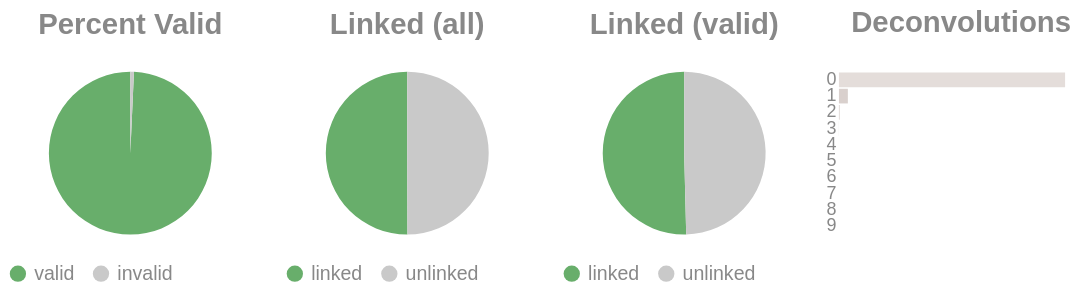

Notebook cell for this chart:
### Code cell
if SKIPLR:
    pass
else:
    clash = Counter()
    for i in valids['molecule'].to_list():
        _mol = i.split("-")
        if len(_mol) == 1:
            clash.update('0')
        else:
            clash.update(_mol[-1])

    _d = {"deconvolutions": [], 'count': []}
    for k,v in clash.items():
        _d['deconvolutions'].append(k)
        _d['count'].append(v)

    tot_valid = valids['reads'].sum()
    mask = valids['reads'] >= 2
    n_linked_reads = valids.filter(mask)['reads'].sum()
    if n_linked_reads == 0:
        print_html("No linked molecules (>=2 reads) were detected; skipping linked-only distributions.")
        SKIPLR = True
    else:
        perc_valid = round(tot_valid / n_reads, 4)
        linked_perc_abs = round(n_linked_reads / n_reads, 4)
        linked_perc = round(n_linked_reads / tot_valid, 4)

    _valid = pl.DataFrame({"valids": ['valid', 'invalid'], "count": [tot_valid, n_reads - tot_valid]})
    _linked_abs = pl.DataFrame({"linked (absolute)": ['linked', 'unlinked'], "count": [n_linked_reads, n_reads - n_linked_reads]})
    _linked_rel = pl.DataFrame({"linked (valids)": ['linked', 'unlinked'], "count": [n_linked_reads, tot_valid - n_linked_reads]})

    (
        alt.hconcat(
            piechart(_valid, goodval = 'valid', title = "Percent Valid"),
            piechart(_linked_abs, goodval = "linked", title =  "Linked (all)"),
            piechart(_linked_rel, goodval = "linked", title =  "Linked (valid)"),
            convolutionbar(pl.DataFrame(_d), title = "Deconvolutions"),
            center = True,
            bounds = 'flush'
        )
        .resolve_scale(color='independent')
        .resolve_legend('independent')
        .properties(usermeta={'embedOptions': {"actions": False}})
    ).display()

### Figure 1 — Vega-Lite specification as saved in the notebook (floating-point values rounded to 4 significant figures)
{"width": "container", "height": 400, "config": {"title": {"anchor": "start", "dy": -15, "fontSize": 18, "color": "#888888", "subtitleColor": "#888888", "subtitleFontSize": 14}, "arc": {"fill": "#0072B2"}, "axis": {"domainColor": "#888888", "domainWidth": 0.5, "gridWidth": 0.2, "grid": false, "titleFontWeight": 400, "titleFontSize": 15, "labelFontSize": 11, "labelColor": "#888888", "tickColor": "#888888", "tickWidth": 0.2, "titleColor": "#888888"}, "axisBand": {"grid": false}, "axisX": {"grid": true, "tickSize": 10, "domainCap": "round"}, "axisY": {"domain": false, "grid": true, "tickSize": 0, "domainCap": "round"}, "background": "transparent", "header": {"labelFontSize": 15, "labelColor": "#888888", "titleFontSize": 15, "titleFontWeight": 600, "titleColor": "#888888"}, "legend": {"labelFont": "sans-serif", "labelFontSize": 12, "labelColor": "#888888", "symbolSize": 100, "symbolType": "circle", "titleFontSize": 12, "titlePadding": 10, "titleColor": "#888888", "title": null}, "range": {"category": ["#E69F00", "#56B4E9", "#009E73", "#F0E442", "#0072B2", "#D55E00", "#CC79A7", "#000000"], "diverging": ["#cfe8f3", "#a2d4ec", "#73bfe2", "#46abdb", "#1696d2", "#12719e"]}, "area": {"fill": "#0072B2", "fillOpacity": 0.7, "line": true, "strokeOpacity": 0.7}, "line": {"color": "#0072B2", "stroke": "#0072B2", "strokeWidth": 2}, "trail": {"color": "#0072B2", "stroke": "#0072B2", "strokeWidth": 0, "size": 1}, "point": {"filled": true, "fillOpacity": 1.0, "size": 95}, "text": {"color": "#888888", "fontSize": 11, "align": "right", "fontWeight": 400, "size": 11}, "bar": {"fill": "#0072B2", "stroke": null}, "view": {"stroke": null, "continuousWidth": 660, "continuousHeight": 400}}, "hconcat": [{"data": {"name": "data-38dc7c8e070b7f131aa27eb165c72b90"}, "mark": {"type": "arc"}, "encoding": {"color": {"field": "valids", "legend": {"orient": "bottom", "title": null}, "scale": {"domain": ["valid", "invalid"], "range": ["#68ae6b", "#C9C9C9"]}, "title": "Valids", "type": "nominal"}, "theta": {"field": "count", "type": "quantitative"}, "tooltip": [{"field": "valids", "title": "Valids", "type": "ordinal"}, {"field": "percent", "format": ".2%", "title": "Percent", "type": "quantitative"}, {"field": "count", "title": "Count", "type": "quantitative"}]}, "height": 100, "title": {"text": "Percent Valid", "align": "center", "anchor": "middle"}, "transform": [{"calculate": "datum.count / 6186624", "as": "percent"}], "width": 150}, {"data": {"name": "data-a28c41a264ad6e31e4061bddc6ffbe8f"}, "mark": {"type": "arc"}, "encoding": {"color": {"field": "linked (absolute)", "legend": {"orient": "bottom", "title": null}, "scale": {"domain": ["linked", "unlinked"], "range": ["#68ae6b", "#C9C9C9"]}, "title": "Linked (Absolute)", "type": "nominal"}, "theta": {"field": "count", "type": "quantitative"}, "tooltip": [{"field": "linked (absolute)", "title": "Linked (Absolute)", "type": "ordinal"}, {"field": "percent", "format": ".2%", "title": "Percent", "type": "quantitative"}, {"field": "count", "title": "Count", "type": "quantitative"}]}, "height": 100, "title": {"text": "Linked (all)", "align": "center", "anchor": "middle"}, "transform": [{"calculate": "datum.count / 6186624", "as": "percent"}], "width": 150}, {"data": {"name": "data-56cae0f4ebf089116a43c2a9389dfa49"}, "mark": {"type": "arc"}, "encoding": {"color": {"field": "linked (valids)", "legend": {"orient": "bottom", "title": null}, "scale": {"domain": ["linked", "unlinked"], "range": ["#68ae6b", "#C9C9C9"]}, "title": "Linked (Valids)", "type": "nominal"}, "theta": {"field": "count", "type": "quantitative"}, "tooltip": [{"field": "linked (valids)", "title": "Linked (Valids)", "type": "ordinal"}, {"field": "percent", "format": ".2%", "title": "Percent", "type": "quantitative"}, {"field": "count", "title": "Count", "type": "quantitative"}]}, "height": 100, "title": {"text": "Linked (valid)", "align": "center", "anchor": "middle"}, "transform": [{"calculate": "datum.count / 6142469", "as": "percent"}], "width": 150}, {"data": {"name": "data-0160215b478111e16fdcaad4ebb61589"}, "mark": {"type": "bar"}, "encoding": {"color": {"field": "deconvolutions", "legend": null, "scale": {"scheme": "lightgreyred"}, "type": "nominal"}, "tooltip": [{"field": "deconvolutions", "title": "Deconvolutions", "type": "ordinal"}, {"field": "percent", "format": ".2%", "title": "Percent", "type": "quantitative"}, {"field": "count", "title": "Count", "type": "quantitative"}], "x": {"axis": null, "field": "count", "type": "quantitative"}, "y": {"field": "deconvolutions", "sort": "ascending", "title": null, "type": "nominal"}}, "height": 100, "title": {"text": "Deconvolutions", "align": "center", "anchor": "middle"}, "transform": [{"calculate": "datum.count / 3859559", "as": "percent"}], "width": 150}], "bounds": "flush", "center": true, "resolve": {"legend": {"angle": "independent"}, "scale": {"color": "independent"}}, "usermeta": {"embedOptions": {"actions": false}}, "$schema": "https://vega.github.io/schema/vega-lite/v6.1.0.json", "datasets": {"data-38dc7c8e070b7f131aa27eb165c72b90": [{"valids": "valid", "count": 6142469}, {"valids": "invalid", "count": 44155}], "data-a28c41a264ad6e31e4061bddc6ffbe8f": [{"linked (absolute)": "linked", "count": 3095604}, {"linked (absolute)": "unlinked", "count": 3091020}], "data-56cae0f4ebf089116a43c2a9389dfa49": [{"linked (valids)": "linked", "count": 3095604}, {"linked (valids)": "unlinked", "count": 3046865}], "data-0160215b478111e16fdcaad4ebb61589": [{"deconvolutions": "0", "count": 3702308}, {"deconvolutions": "1", "count": 145994}, {"deconvolutions": "2", "count": 9936}, {"deconvolutions": "3", "count": 1102}, {"deconvolutions": "4", "count": 160}, {"deconvolutions": "5", "count": 38}, {"deconvolutions": "6", "count": 13}, {"deconvolutions": "7", "count": 6}, {"deconvolutions": "8", "count": 1}, {"deconvolutions": "9", "count": 1}]}}
